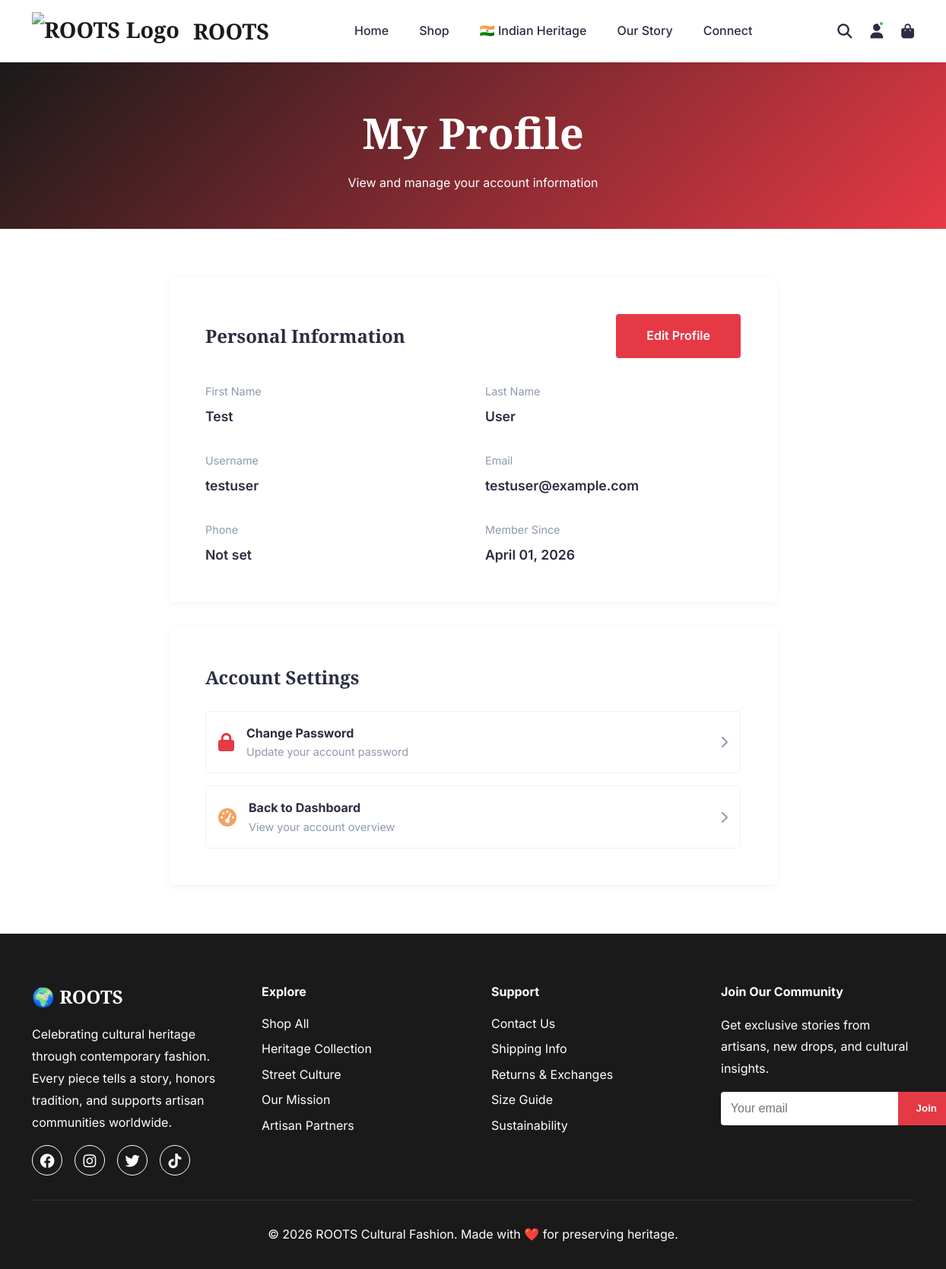
/user/profile (signed in), run on the app's committed database.
### models/__init__.py (models this page shows, shortened)
class User(db.Model):
    __tablename__ = 'users'
    id = db.Column(db.Integer, primary_key=True)
    email = db.Column(db.String(120), unique=True, nullable=False, index=True)
    username = db.Column(db.String(80), unique=True, nullable=False, index=True)
    password_hash = db.Column(db.String(255), nullable=False)
    first_name = db.Column(db.String(50))
    last_name = db.Column(db.String(50))
    phone = db.Column(db.String(20))
    is_active = db.Column(db.Boolean, default=True)
    is_verified = db.Column(db.Boolean, default=False)
    created_at = db.Column(db.DateTime, default=lambda: datetime.now(timezone.utc))
    updated_at = db.Column(db.DateTime, default=lambda: datetime.now(timezone.utc),
                          onupdate=lambda: datetime.now(timezone.utc))
    last_login = db.Column(db.DateTime)
    orders = db.relationship('Order', backref='user', lazy='dynamic')
    addresses = db.relationship('Address', backref='user', lazy='dynamic')

### controllers/user_controller.py (the view)
@user_bp.route('/profile')
@login_required
def profile():
    user = user_service.get_user_profile(session['user_id'])
    return render_template('user/profile.html', user=user)

### app.py (called while the page is built)
@app.after_request
def add_cache_headers(response):
    if request.path.startswith('/static/'):
        response.cache_control.max_age = 2592000
        response.cache_control.public = True
    elif request.endpoint in ['home', 'shop', 'about', 'contact', 'indian_heritage', 'design_gallery']:
        response.cache_control.max_age = 3600
        response.cache_control.public = True
    return response

@app.before_request
def redirect_to_custom_domain():
    if env == 'production':
        if 'indian-heritage-fashion.onrender.com' in request.url:
            new_url = request.url.replace('indian-heritage-fashion.onrender.com', 'www.rootsfashion.in')
            return redirect(new_url, code=301)

@app.context_processor
def inject_now():
    return {'now': datetime.now(timezone.utc)}

@app.context_processor
def inject_user():
    user_info = {
        'is_authenticated': 'user_id' in session,
        'is_admin': 'admin_id' in session,
        'username': session.get('username') or session.get('admin_username'),
        'user_id': session.get('user_id'),
        'admin_id': session.get('admin_id')
    }
    return {'current_user': user_info}

### repositories/__init__.py (called while the page is built)
    @staticmethod
    def find_by_id(user_id: int) -> Optional[User]:
        return User.query.get(user_id)

### services/__init__.py (called while the page is built)
    def get_user_profile(self, user_id: int) -> Optional[User]:
        return self.user_repo.find_by_id(user_id)

### templates/user/profile.html (shortened to what this page needs)
{% extends "base.html" %}
{% block content %}
<div class="page-header" style="padding: 3rem 0;">
    <div class="container">
        <h1>My Profile</h1>
        <p>View and manage your account information</p>
    </div>
</div>
<div class="container" style="padding: 4rem 0; max-width: 800px;">
    <div style="background: white; padding: 3rem; border-radius: 8px; box-shadow: 0 2px 10px rgba(0,0,0,0.05); margin-bottom: 2rem;">
        <div style="display: flex; justify-content: space-between; align-items: center; margin-bottom: 2rem;">
            <h2>Personal Information</h2>
            <a href="{{ url_for('user.edit_profile') }}" class="btn btn-primary">Edit Profile</a>
        </div>
        <div style="display: grid; grid-template-columns: 1fr 1fr; gap: 2rem;">
            <div>
                <p style="color: #8d99ae; margin-bottom: 0.5rem; font-size: 0.9rem;">First Name</p>
                <p style="font-weight: 600; font-size: 1.1rem;">{{ user.first_name or 'Not set' }}</p>
            </div>
            <div>
                <p style="color: #8d99ae; margin-bottom: 0.5rem; font-size: 0.9rem;">Last Name</p>
                <p style="font-weight: 600; font-size: 1.1rem;">{{ user.last_name or 'Not set' }}</p>
            </div>
            <div>
                <p style="color: #8d99ae; margin-bottom: 0.5rem; font-size: 0.9rem;">Username</p>
                <p style="font-weight: 600; font-size: 1.1rem;">{{ user.username }}</p>
            </div>
            <div>
                <p style="color: #8d99ae; margin-bottom: 0.5rem; font-size: 0.9rem;">Email</p>
                <p style="font-weight: 600; font-size: 1.1rem;">{{ user.email }}</p>
            </div>
            <div>
                <p style="color: #8d99ae; margin-bottom: 0.5rem; font-size: 0.9rem;">Phone</p>
                <p style="font-weight: 600; font-size: 1.1rem;">{{ user.phone or 'Not set' }}</p>
            </div>
            <div>
                <p style="color: #8d99ae; margin-bottom: 0.5rem; font-size: 0.9rem;">Member Since</p>
                <p style="font-weight: 600; font-size: 1.1rem;">{{ user.created_at.strftime('%B %d, %Y') }}</p>
            </div>
        </div>
    </div>
    <div style="background: white; padding: 3rem; border-radius: 8px; box-shadow: 0 2px 10px rgba(0,0,0,0.05);">
        <h2 style="margin-bottom: 1.5rem;">Account Settings</h2>
        <div style="display: flex; flex-direction: column; gap: 1rem;">
            <a href="{{ url_for('user.change_password') }}" style="padding: 1rem; border: 1px solid #edf2f4; border-radius: 5px; text-decoration: none; color: #2b2d42; display: flex; align-items: center; justify-content: space-between; transition: all 0.3s;">
                <div style="display: flex; align-items: center; gap: 1rem;">
                    <i class="fas fa-lock" style="font-size: 1.5rem; color: #e63946;"></i>
                    <div>
                        <strong>Change Password</strong>
                        <p style="margin: 0; color: #8d99ae; font-size: 0.9rem;">Update your account password</p>
                    </div>
                </div>
                <i class="fas fa-chevron-right" style="color: #8d99ae;"></i>
            </a>
            <a href="{{ url_for('user.dashboard') }}" style="padding: 1rem; border: 1px solid #edf2f4; border-radius: 5px; text-decoration: none; color: #2b2d42; display: flex; align-items: center; justify-content: space-between; transition: all 0.3s;">
                <div style="display: flex; align-items: center; gap: 1rem;">
                    <i class="fas fa-tachometer-alt" style="font-size: 1.5rem; color: #f4a261;"></i>
                    <div>
                        <strong>Back to Dashboard</strong>
                        <p style="margin: 0; color: #8d99ae; font-size: 0.9rem;">View your account overview</p>
                    </div>
                </div>
                <i class="fas fa-chevron-right" style="color: #8d99ae;"></i>
            </a>
        </div>
    </div>
</div>
{% endblock %}

### static/css/style.css (style rules this page uses)
* { margin: 0; padding: 0; box-sizing: border-box; }
:root { --primary-color: #1a1a1a; --secondary-color: #e63946; --accent-color: #f4a261; --text-color: #2b2d42; --light-bg: #fefae0; --white: #ffffff; --gray: #8d99ae; --border-color: #edf2f4; }
body { font-family: 'Inter', 'Segoe UI', sans-serif; line-height: 1.6; color: var(--text-color); }
h1, h2, h3 { font-family: 'Playfair Display', serif; }
.container { max-width: 1200px; margin: 0 auto; padding: 0 20px; }
.btn { display: inline-block; padding: 1rem 2.5rem; text-decoration: none; border: none; cursor: pointer; font-size: 1rem; transition: all 0.3s; font-weight: 600; border-radius: 4px; }
.btn-primary { background: var(--secondary-color); color: var(--white); }
.page-header { background: linear-gradient(135deg, var(--primary-color), var(--secondary-color)); color: var(--white); text-align: center; padding: 5rem 0; }
.page-header h1 { font-size: 3.5rem; margin-bottom: 0.5rem; font-weight: 700; }

### data on the page
User: first_name "Test", last_name "User", username "testuser", email "testuser@example.com", phone "Not set", created_at "April 01, 2026"
